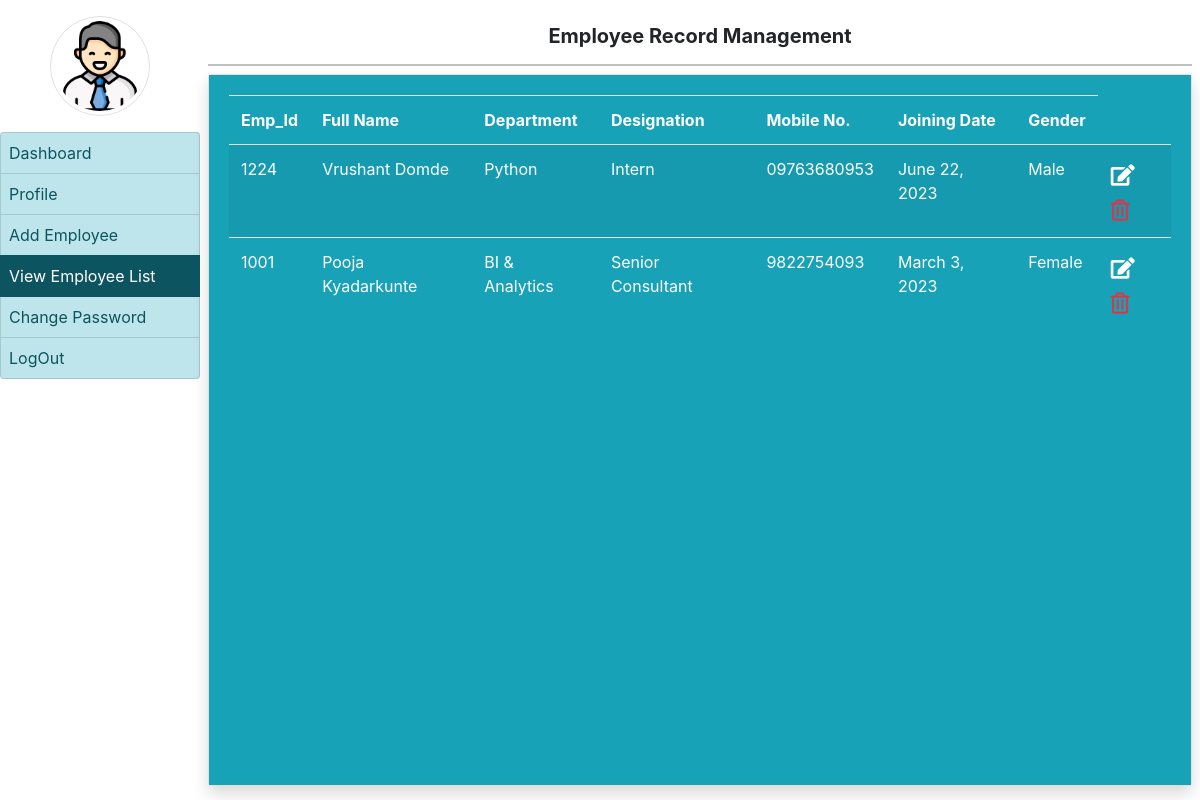
The app's page /view_employee (signed in) with its own data.
### employee/models.py (models this page shows)
class EmployeeData(models.Model):
    fullname = models.CharField(max_length=200)
    emp_id = models.IntegerField()
    emailid = models.CharField(max_length=100)
    mobile = models.CharField(max_length=15)
    department = models.CharField(max_length=50,null=True)
    designation = models.CharField(max_length=100,null=True)
    gender = models.CharField(max_length=50,null=True)
    joiningdate = models.DateField(null=True)

### employee/views.py (the view)
# urls.py: path('view_employee',view_employee, name='view_employee'),
def view_employee(request):
    if not request.user.is_authenticated:
        return redirect('manager_login')
    context = {'view_employee': EmployeeData.objects.all()}
    return render(request, 'view_employee.html', context)

### employee/templates/view_employee.html (shortened to what this page needs)
{% extends "login_base.html" %}
{% block body %}
<table class="table table-border table-striped text-white">
    <thead class="border-bottom font-weight-bold text-white">
        <tr>
            <td>Emp_Id</td>
            <td>Full Name</td>
            <td>Department</td>
            <td>Designation</td>
            <td>Mobile No.</td>
            <td>Joining Date</td>
            <td>Gender</td>
        </tr>
    </thead>
    <tbody>
        {% for employee in view_employee %}
            <tr>
                <td>{{employee.emp_id}}</td>
                <td>{{employee.fullname}}</td>
                <td>{{employee.department}}</td>
                <td>{{employee.designation}}</td>
                <td>{{employee.mobile}}</td>
                <td>{{employee.joiningdate}}</td>
                <td>{{employee.gender}}</td>
                <td>
                    <a href="{%url 'update' employee.id%}" class="btn text-secondary px-0">
                        <i class="fas fa-edit fa-lg text-white"></i>
                    </a>
                    <a href="{%url 'delete' employee.id%}" class="btn text-secondary px-0">
                        <i class="far fa-trash-alt fa-lg text-danger float-right"></i>
                    </a>
                </td>
            </tr>
        {% endfor %}
    </tbody>
</table>
{% endblock body %}

### records on screen
EmployeeData: emp_id "1224", fullname "Vrushant Domde", department "Python", designation "Intern", mobile "09763680953", joiningdate "June 22, 2023", gender "Male"
EmployeeData: emp_id "1001", fullname "Pooja Kyadarkunte", department "BI & Analytics", designation "Senior Consultant", mobile "9822754093", joiningdate "March 3, 2023", gender "Female"
